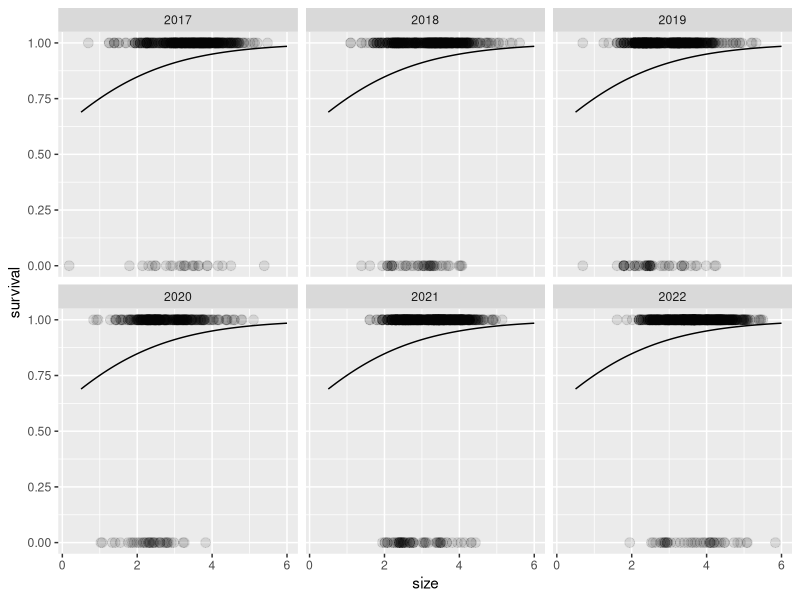
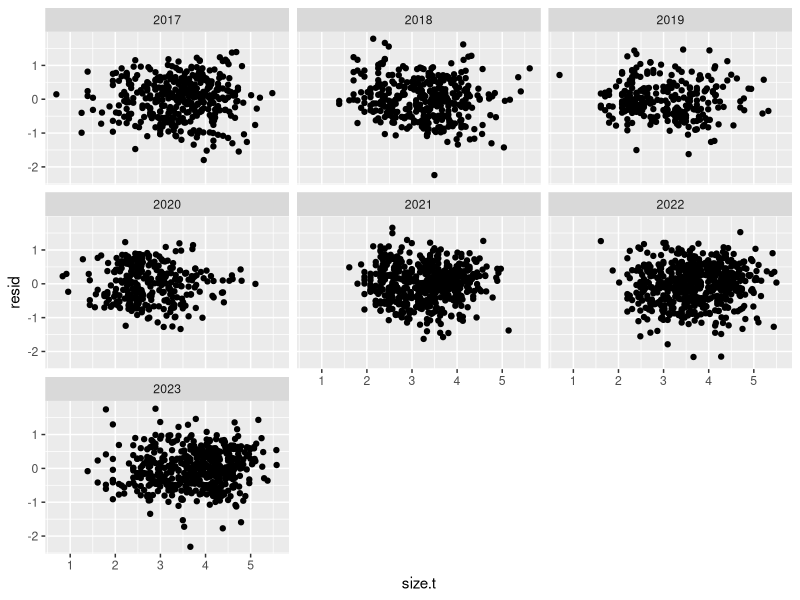
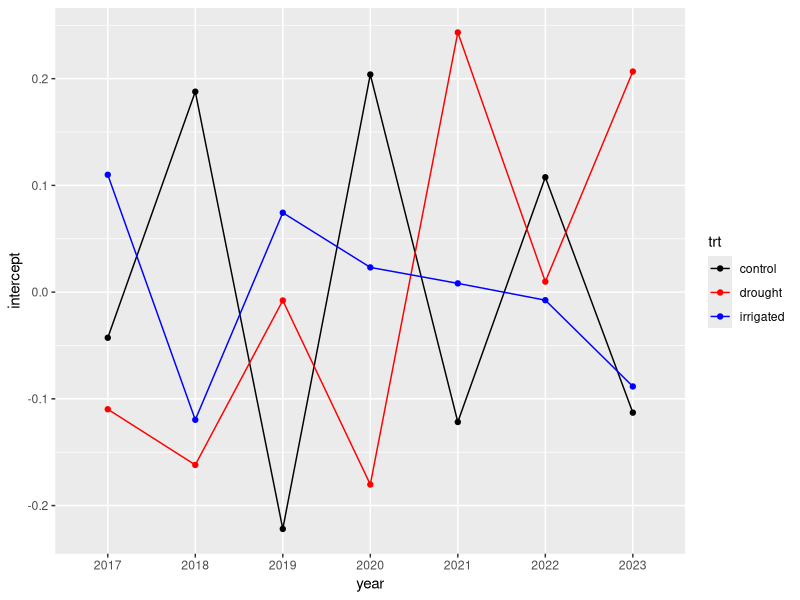
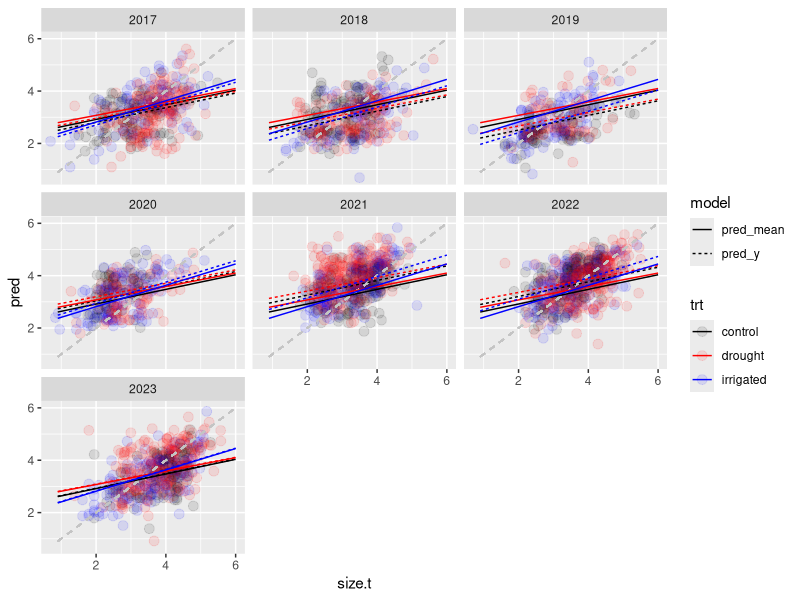
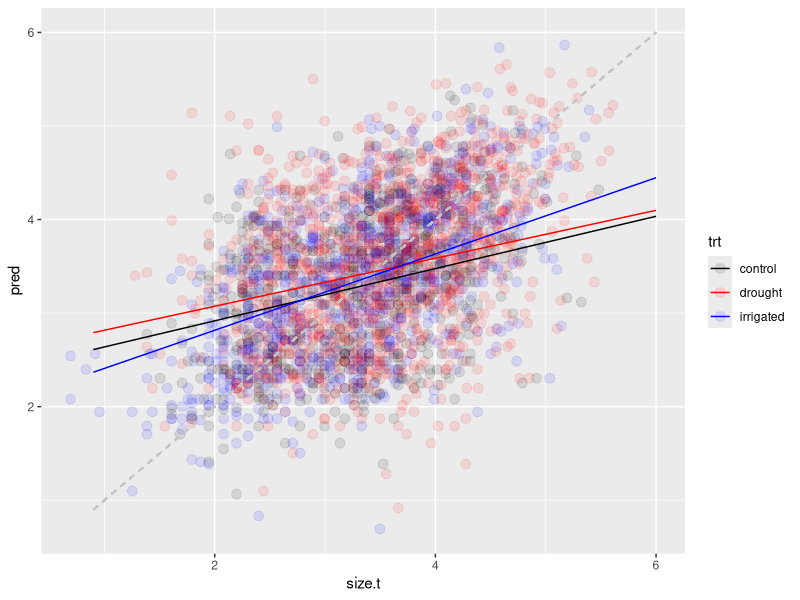
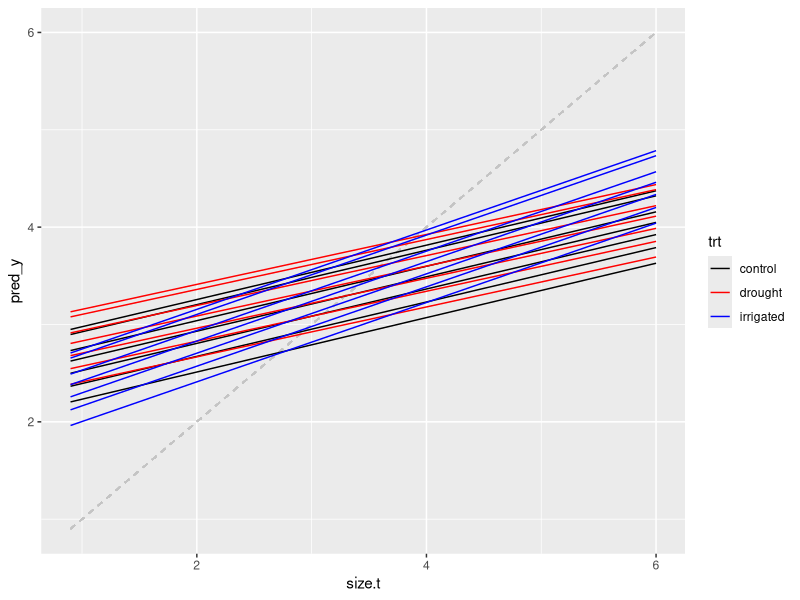
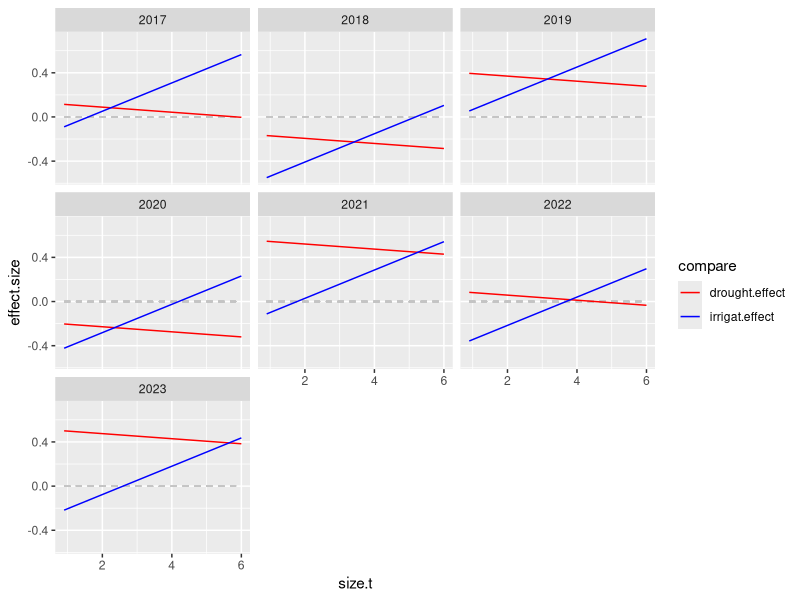
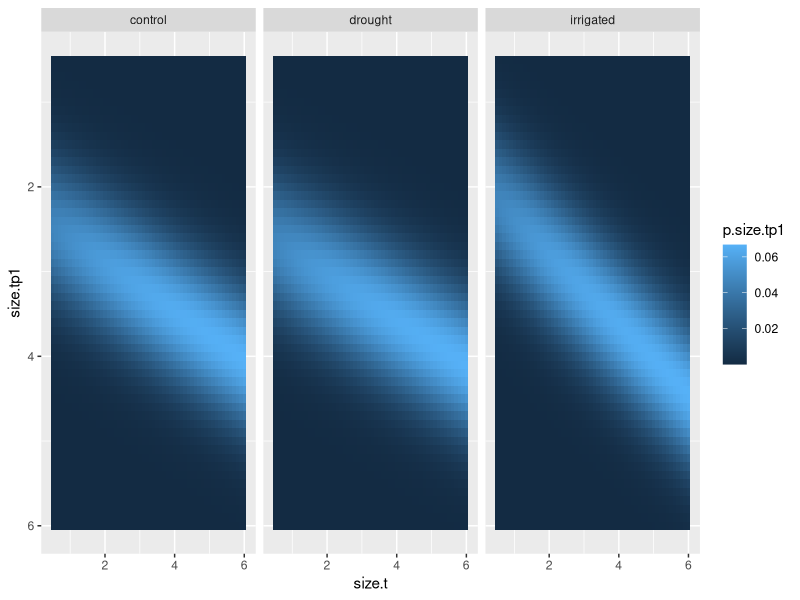

The R source for these figures, in order:
# Script for creating growth/survival kernels for IPMs
# Reads in processed datasets for growth and survival,
# outputs one kernel for treatment
# No climate in these kernels so far
# - init SN 4 Mar 2024

# ------------------------------------------------
# Setup
# - Packages, namespace
# - Read in and prepare raw data

# Load packages
library(ggplot2)
library(dplyr)
library(tidyr)
library(glmmTMB) # won't work with automation, lmao
library(lme4)

# Load namespace
rm(list = ls())

# Load in processed demo data
# demo = read.csv('01_data_cleaning/out/demo_imputed_survival.csv')
demo = read.csv('01_data_cleaning/out/Lomatium_demo_2016-2024.csv')

# Create demo dataset for survival
# we'll say that survival in year $t$ means surviving from $t$ to $t+1$
demo.for.surv = merge(
  # x - status in year $t$ - only interested in plants that survived in t
  x = demo %>% 
    filter(surv) %>% 
    select(Year, No.leaves, Leaf.length, No.umbels, demo.note, proc.note, plantid, Plot, trt),
  # y - whether plant was observed alive in year $t+1$
  y = demo %>%
    mutate(p.year = Year - 1) %>%
    select(p.year, plantid, surv, No.leaves, Leaf.length),
  by.x = c('Year', 'plantid'), by.y = c('p.year', 'plantid'),
  # suffixes are t and t+1
  suffixes = c('.t', '.tp1')
)

# Further subset demo with *only plants with usable sizes* prior to the transition
# (I imagine this is what will be used in the final analysis)
# This also means cutting out the 2016 plants because their size measures are not good
demo.for.surv.sizes = demo.for.surv %>%
  # Remove plants iwth no measurements and plants in 2016
  filter(!is.na(No.leaves.t) & !is.na(Leaf.length.t) & No.leaves.t > 0, Year > 2016) %>%
  # add a size column
  mutate(size.t = log(No.leaves.t * Leaf.length.t))

# Get a dataset of demo for growth - subsetting the data frame above
# to get this, we need plants that survived *and* have measurements
demo.for.growth = demo.for.surv.sizes %>%
  filter(!is.na(No.leaves.tp1) & !is.na(Leaf.length.tp1) & No.leaves.tp1 > 0) %>%
  # add a size column
  mutate(size.tp1 = log(No.leaves.tp1 * Leaf.length.tp1))

# Remove 2023 from surv because of NAs (plants seen in 2023 but not 2024 -
# unsure if alive or just missed)
demo.for.surv = demo.for.surv %>% 
  filter(!Year %in% 2023) %>%
  # Change year to factor
  mutate(Year = factor(Year))

demo.for.surv.sizes = demo.for.surv.sizes %>% 
  filter(!Year %in% 2023) %>%
  # Change year to factor
  mutate(Year = factor(Year))

# Remove plot 2 in 2024 from growth (because of censoring
demo.for.growth = demo.for.growth %>% filter(!(Year %in% 2023 & Plot %in% 2)) %>%   # Change year to factor
  mutate(Year = factor(Year))

# ------------------------------------------------
# Fit survival models

# First question: do we need size and/or year
# (I suspect we will)

s_0 = glmmTMB(
  formula = surv ~ (1 | Plot),
  family = 'binomial',
  data = demo.for.surv.sizes
)

s_y = glmmTMB(
  formula = surv ~ (1 | Year) + (1 | Plot),
  family = 'binomial',
  data = demo.for.surv.sizes
)

s_s = glmmTMB(
  formula = surv ~ size.t + (1 | Plot),
  family = 'binomial',
  data = demo.for.surv.sizes
)

s_sy = glmmTMB(
  formula = surv ~ size.t + (1 | Year) + (1 | Plot),
  family = 'binomial',
  data = demo.for.surv.sizes
)

AIC(s_0, s_s, s_y, s_sy)
# Unsurprisingly, size effect present.
# BUT, amazingly, the year effect is negligible (!)

# # Also check for random effects vs. fixed effects?
# 
# s_s_fix = glmmTMB(
#   formula = surv ~ size.t + Year + (1 | Plot),
#   family = 'binomial',
#   data = demo.for.surv.sizes
# )
# 
# AIC(s_s, s_s_fix)
# # Hmm... when removing individual-level random effects in survival model,
# # random effect-year model out-performs the fixed effect year model
# # (good!)

# Models to test here:
# - treatment effect
# - size-treatment interaction
# - year-varying size effect
# - (model will not converge for treatment effect varying by year)

surv.mod.forms = c(
  'surv ~ size.t',
  'surv ~ size.t + trt',
  'surv ~ size.t * trt'
  # old code for models with year effects (no longer supported)
  # 'surv ~ size.t + (1 | Year)',
  # 'surv ~ size.t + trt + (1 | Year)',
  # 'surv ~ size.t * trt + (1 | Year)',
  # 'surv ~ (size.t | Year)',
  # 'surv ~ trt + (size.t | Year)' ,
  # 'surv ~ size.t + trt + (1 | Year) + (1 | Year:trt)'
) %>%
  paste('+ (1 | Plot)')

surv.mod.list = vector('list', length = length(surv.mod.forms))

for (j in 1:length(surv.mod.forms)) {
  print(j)
  surv.mod.list[[j]] = glmer(
    formula = surv.mod.forms[j],
    family = 'binomial',
    data = demo.for.surv.sizes,
    control = glmerControl(optimizer = 'bobyqa')
  )
}
# Convergence issues... (come on man how does this happen?)

data.frame(
  AIC = sapply(surv.mod.list, AIC) %>% unlist(),
  form = surv.mod.forms
) %>%
  mutate(daic = round(AIC - min(AIC), 2))
# Best supported model has no treatment effects present


# Plot model outputs:
# expand.grid(size.t = (5:60)/10, Year = factor(2017:2022)) %>%
expand.grid(size.t = (5:60)/10) %>%
  mutate(
    # pred_y = predict(
    #   s_s, newdata = ., type = 'response',
    #   re.form = ~ (1 | Year), allow.new.levels = TRUE
    # ),
    pred = predict(
      s_s, newdata = ., type = 'response',
      re.form = ~ 0, allow.new.levels = TRUE
    )
  ) %>%
  # pivot_longer(c(pred_y, pred), names_to = 'model', values_to = 'pred') %>%
  ggplot(aes(x = size.t, y = pred)) +
  geom_point(
    data = demo.for.surv.sizes,
    aes(x = size.t, y = as.numeric(surv)),
    size = 3, alpha = 0.1
  ) +
  # geom_line(aes(linetype = model)) +
  geom_line() +
  labs(x = 'size', y = 'survival') +
  facet_wrap(~ Year)
# Looks good/plausible to me

# ------------------------------------------------
# Fit growth models

# Size effect of course will be here.

grow.mod.forms = c(
  'size.tp1 ~ size.t + (1 | Year)',
  'size.tp1 ~ size.t + trt + (1 | Year)',
  'size.tp1 ~ size.t * trt + (1 | Year)',
  'size.tp1 ~ (size.t | Year)',
  'size.tp1 ~ trt + (size.t | Year)',
  'size.tp1 ~ size.t + trt + (1 | Year) + (1 | Year:trt)',
  'size.tp1 ~ trt + (size.t | Year) + (1 | Year:trt)',
  'size.tp1 ~ trt + (size.t | Year) + (size.t | Year:trt)',
  'size.tp1 ~ size.t * trt + (1 | Year) + (1 | Year:trt)'
) %>%
  paste('+ (1 | Plot / plantid)')

grow.mod.list = vector('list', length = length(grow.mod.forms))

for (j in 1:length(grow.mod.forms)) {
  print(j)
  grow.mod.list[[j]] = lmer(
    formula = grow.mod.forms[j],
    data = demo.for.growth,
    control = lmerControl(optimizer = 'bobyqa')
  )
}
# Quick! Thank you Gaussian link!

data.frame(
  AIC = sapply(grow.mod.list, AIC) %>% unlist(),
  form = grow.mod.forms
) %>%
  mutate(daic = round(AIC - min(AIC), 2)) %>%
  arrange(daic)

# Wow. Tear-varying treatment effect dominates here.
# Only vital rate I have seen like this!
# Furthermore definitely no support for year-varying size effects

g_st_ty = lmer(
  size.tp1 ~ size.t * trt + (1 | Year) + (1 | Year:trt) + (1 | Plot / plantid),
  data = demo.for.growth,
  control = lmerControl(optimizer = 'bobyqa')
)

summary(g_st_ty)
# Treatment effects are incredibly small, but...
# there is a slight benefit to both treatments... lol

# Residuals:
demo.for.growth %>%
  mutate(resid = residuals(g_st_ty)) %>%
  ggplot(aes(x = size.t, y = resid)) +
  geom_point() +
  facet_wrap( ~ Year)
# Some negative outliers (negative tail looking bleh), and 2018 is weird, 2021 a
# little strange, maybe a handful of outliers in 2022
# otherwise okay
# Not worried about heteroskedasticity here

# The year-treatment random effects
ranef(g_st_ty)$`Year:trt` %>%
  mutate(year.trt = row.names(.)) %>%
  separate(year.trt, into = c('year', 'trt'), sep = ':') %>%
  rename(intercept = `(Intercept)`) %>%
  ggplot(aes(x = year, y = intercept, colour = trt)) +
  geom_point() +
  geom_line(aes(group = trt)) +
  scale_colour_manual(values = c('black', 'red', 'blue'))
# Not seeing clear patterns here
# Maybe some negative temporal autocorrelation?
# Controls are pretty noisy though

# Model predictions, year-varying first
expand.grid(
  size.t = (9:60)/10, 
  Year = factor(2017:2023), 
  trt = c('control', 'drought', 'irrigated')
) %>%
  mutate(
    pred_y = predict(
      g_st_ty,
      newdata = .,
      re.form = ~ (1 | Year),
      type = 'response',
      allow.new.levels = TRUE
    ),
    pred_mean = predict(
      g_st_ty,
      newdata = .,
      re.form = ~ 0,
      type = 'response',
      allow.new.levels = TRUE
    )
  ) %>%
  pivot_longer(c(pred_mean, pred_y), names_to = 'model', values_to = 'pred') %>%
  ggplot(aes(x = size.t, y = pred)) +
  geom_point(
    data = demo.for.growth,
    aes(x = size.t, y = size.tp1, colour = trt),
    inherit.aes = FALSE,
    size = 3, alpha = 0.1
  ) +
  geom_segment(aes(x = .9, xend = 6, y = .9, yend = 6), linetype = 2, colour = 'gray77') +
  geom_line(aes(colour = trt, linetype = model)) +
  scale_colour_manual(values = c('black', 'red', 'blue')) +
  facet_wrap(~ Year)
# That 2020 fit looks bad... maybe it's a plot-variance effect?
# Yeesh.

# Ignoring year effects
expand.grid(
  size.t = (9:60)/10, 
  Year = factor(2017:2023), 
  trt = c('control', 'drought', 'irrigated')
) %>%
  mutate(
    pred = predict(
      g_st_ty,
      newdata = .,
      re.form = ~ 0,
      type = 'response',
      allow.new.levels = TRUE
    )
  ) %>%
  # pivot_longer(c(pred_mean, pred_y), names_to = 'model', values_to = 'pred') %>%
  ggplot(aes(x = size.t, y = pred)) +
  geom_point(
    data = demo.for.growth,
    aes(x = size.t, y = size.tp1, colour = trt),
    inherit.aes = FALSE,
    size = 3, alpha = 0.1
  ) +
  geom_segment(aes(x = .9, xend = 6, y = .9, yend = 6), linetype = 2, colour = 'gray77') +
  geom_line(aes(colour = trt)) +
  scale_colour_manual(values = c('black', 'red', 'blue'))
# Still looks from this like the overall effect of drought is... positive
# Larger plants will shrink less with abundant water...

expand.grid(
  size.t = (9:60)/10, 
  Year = factor(2017:2023), 
  trt = c('control', 'drought', 'irrigated')
) %>%
  mutate(
    pred_y = predict(
      g_st_ty,
      newdata = .,
      re.form = ~ (1 | Year),
      type = 'response',
      allow.new.levels = TRUE
    )
  ) %>%
  ggplot(aes(x = size.t, y = pred_y)) +
  geom_segment(aes(x = .9, xend = 6, y = .9, yend = 6), linetype = 2, colour = 'gray77') +
  geom_line(aes(colour = trt, group = interaction(Year, trt))) +
  scale_colour_manual(values = c('black', 'red', 'blue'))
# Hmm... oay not a super useful plot...

expand.grid(
  size.t = (9:60)/10, 
  Year = factor(2017:2023), 
  trt = c('control', 'drought', 'irrigated')
) %>%
  mutate(
    pred_y = predict(
      g_st_ty,
      newdata = .,
      re.form = ~ (1 | Year) + (1 | Year:trt),
      type = 'response',
      allow.new.levels = TRUE
    )
  ) %>%
  pivot_wider(names_from = trt, values_from = pred_y) %>%
  mutate(
    drought.effect = drought - control,
    irrigat.effect = irrigated - control
  ) %>%
  select(size.t, Year, drought.effect, irrigat.effect) %>%
  pivot_longer(-c(size.t, Year), names_to = 'compare', values_to = 'effect.size') %>%
  ggplot(aes(x = size.t, y = effect.size, group = compare)) +
  geom_segment(aes(x = .9, xend = 6, y = 0, yend = 0), linetype = 2, colour = 'gray77') +
  geom_line(aes(colour = compare, group = interaction(Year, compare))) +
  scale_colour_manual(values = c('red', 'blue')) +
  facet_wrap(~ Year)

# there should be different lines for each year...

# ------------------------------------------------
# Construct kernels

# Residual variance in growth models
grow.sd = summary(g_st_ty)$sigma

# Get a scaffold
grow.surv.kernel = expand.grid(
  size.t = (5:60)/10,
  size.tp1 = (5:60)/10,
  trt = c('control', 'drought', 'irrigated')
)

grow.surv.kernel = grow.surv.kernel %>%
  # Predicted survival
  mutate(
    pred.surv = predict(
      newdata = .,
      object = s_s, type = 'response',
      re.form = ~ 0, allow.new.levels = TRUE
    )
  ) %>%
  # Predicted growth
  mutate(
    pred.grow.mean = predict(
      newdata = .,
      object = g_st_ty, type = 'response',
      re.form = ~ 0, allow.new.levels = TRUE
    )
  ) %>%
  # Predicted distribution of sizes in next time step
  mutate(p.grow.size.tp1 = 0.1 * dnorm(size.tp1, mean = pred.grow.mean, sd = grow.sd)) %>%
  # Combine all together to get overall size distribution in next time step
  mutate(p.size.tp1 = pred.surv * p.grow.size.tp1)

ggplot(grow.surv.kernel, aes(x = size.t, y = size.tp1)) +
  geom_tile(aes(fill = p.size.tp1)) +
  scale_y_reverse() +
  facet_wrap(~ trt)
# Neat

# write.csv(
#   grow.surv.kernel,
#   file = '03_construct_kernels/out/test_survgrow_kernel.csv',
#   row.names = FALSE
# )
